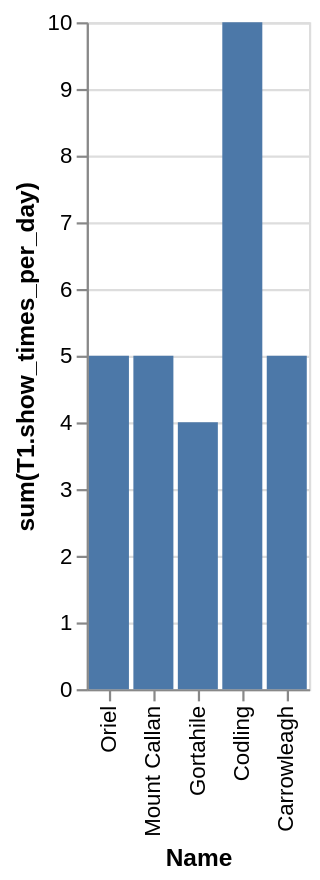

The specification (Vega-Lite) saved for this image:
### Vega-Lite specification from a JSON file in a GitHub repository (floating-point values rounded to 4 significant figures)
{"data": {"values": [{"x_data": "Oriel", "y_data": 5}, {"x_data": "Mount Callan", "y_data": 5}, {"x_data": "Gortahile", "y_data": 4}, {"x_data": "Codling", "y_data": 10}, {"x_data": "Carrowleagh", "y_data": 5}]}, "mark": "bar", "encoding": {"x": {"field": "x_data", "type": "nominal", "title": "Name", "sort": "descending"}, "y": {"field": "y_data", "type": "quantitative", "title": "sum(T1.show_times_per_day)"}}}
